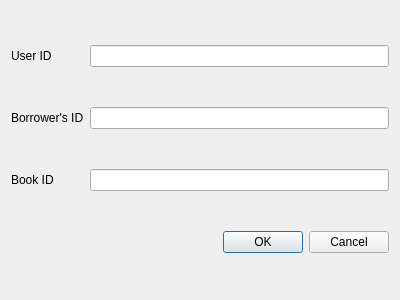
<?xml version="1.0" encoding="UTF-8"?>
<ui version="4.0">
 <class>checkOutWindow</class>
 <widget class="QDialog" name="checkOutWindow">
  <property name="geometry">
   <rect>
    <x>0</x>
    <y>0</y>
    <width>400</width>
    <height>300</height>
   </rect>
  </property>
  <property name="windowTitle">
   <string>Dialog</string>
  </property>
  <layout class="QGridLayout" name="gridLayout">
   <item row="2" column="0">
    <widget class="QLabel" name="label_2">
     <property name="text">
      <string>Book ID</string>
     </property>
    </widget>
   </item>
   <item row="2" column="1">
    <widget class="QLineEdit" name="bookIdEdit"/>
   </item>
   <item row="3" column="0" colspan="2">
    <widget class="QDialogButtonBox" name="buttonBox">
     <property name="orientation">
      <enum>Qt::Horizontal</enum>
     </property>
     <property name="standardButtons">
      <set>QDialogButtonBox::Cancel|QDialogButtonBox::Ok</set>
     </property>
     <property name="centerButtons">
      <bool>false</bool>
     </property>
    </widget>
   </item>
   <item row="0" column="0">
    <widget class="QLabel" name="label">
     <property name="text">
      <string>User ID</string>
     </property>
    </widget>
   </item>
   <item row="0" column="1">
    <widget class="QLineEdit" name="userIdEdit"/>
   </item>
   <item row="1" column="0">
    <widget class="QLabel" name="label_3">
     <property name="text">
      <string>Borrower's ID</string>
     </property>
    </widget>
   </item>
   <item row="1" column="1">
    <widget class="QLineEdit" name="borrowerIdEdit"/>
   </item>
  </layout>
 </widget>
 <tabstops>
  <tabstop>userIdEdit</tabstop>
  <tabstop>borrowerIdEdit</tabstop>
  <tabstop>bookIdEdit</tabstop>
 </tabstops>
 <resources/>
 <connections>
  <connection>
   <sender>buttonBox</sender>
   <signal>accepted()</signal>
   <receiver>checkOutWindow</receiver>
   <slot>accept()</slot>
   <hints>
    <hint type="sourcelabel">
     <x>248</x>
     <y>254</y>
    </hint>
    <hint type="destinationlabel">
     <x>157</x>
     <y>274</y>
    </hint>
   </hints>
  </connection>
  <connection>
   <sender>buttonBox</sender>
   <signal>rejected()</signal>
   <receiver>checkOutWindow</receiver>
   <slot>reject()</slot>
   <hints>
    <hint type="sourcelabel">
     <x>316</x>
     <y>260</y>
    </hint>
    <hint type="destinationlabel">
     <x>286</x>
     <y>274</y>
    </hint>
   </hints>
  </connection>
 </connections>
</ui>
